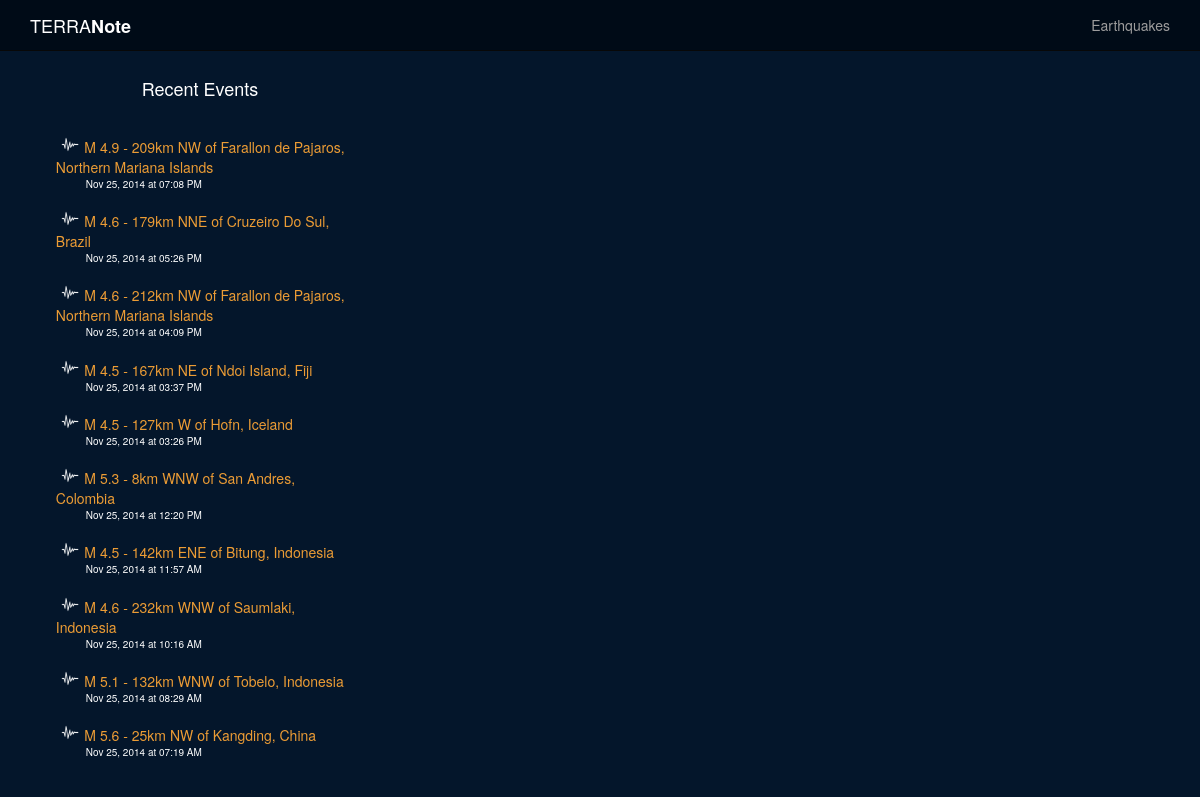
Before: / with the older database file.
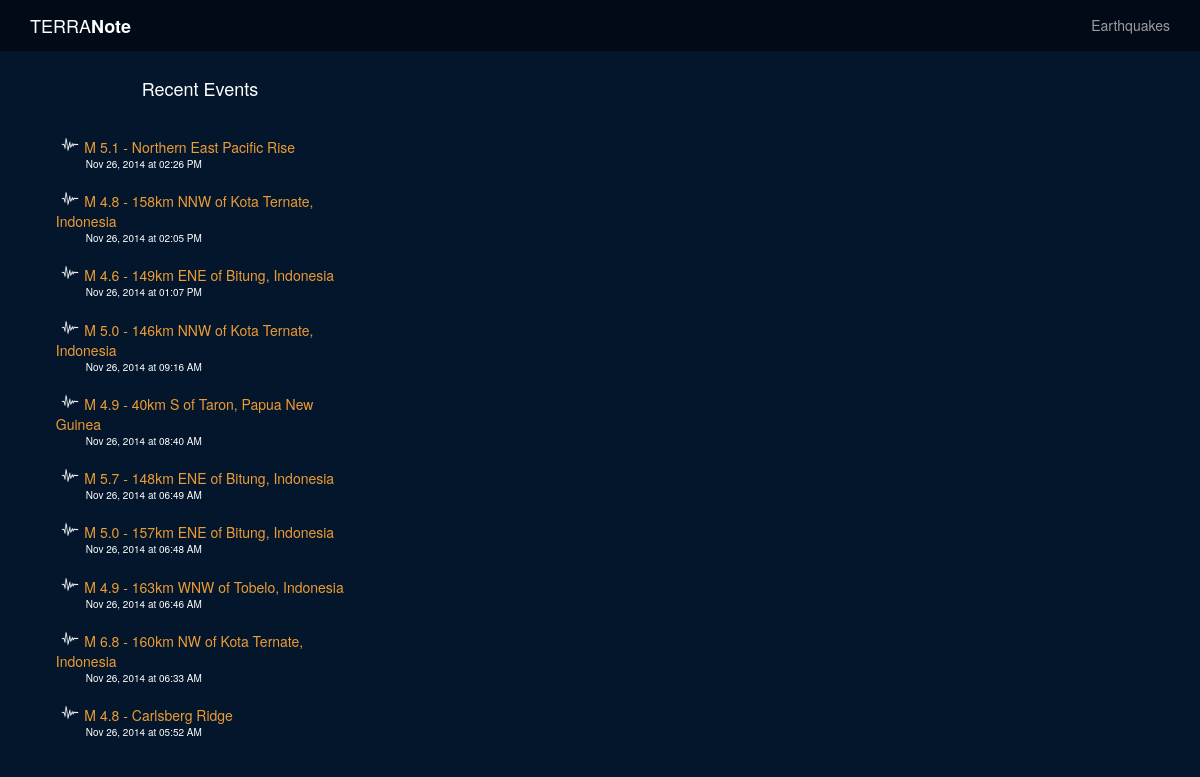
After: the same page with the newer database file.
### model.py (models this page shows)
class Quake(Base):
    __tablename__ = "quakes"
    quake_id = Column(String(50), primary_key = True)
    quake_title = Column(String, nullable = False)
    quake_type = Column(String(25), nullable = False)
    magnitude = Column(Float, nullable = False)
    place = Column(String, nullable = False)
    latitude = Column(Float, nullable = False)
    longitude = Column(Float, nullable = False)
    depth = Column(Float, nullable = False)
    quake_datetime = Column(DateTime, nullable = False)
    url = Column(String, nullable = False)
    seismictype = Column(String, nullable = False)
    status = Column(String, nullable = False)
    felt = Column(Integer, nullable = True)
    tsunami = Column(Integer, nullable = True)
    recordtime = Column(DateTime, nullable = False)

### note.py (the view)
@app.route("/")
def home_map():
	topten = db_session.query(Quake).order_by(Quake.quake_datetime.desc()).limit(10)
	cols = Quake.__table__.columns
	json_compiled = {}
	for quake in topten:
		json_compiled[quake.quake_id] = {}
		json_compiled[quake.quake_id]['lat'] = quake.latitude
		json_compiled[quake.quake_id]['lng'] = quake.longitude
		json_compiled[quake.quake_id]['title'] = quake.quake_title
	print json_compiled
	recent_quakes = db_session.query(Quake).order_by(Quake.quake_datetime.desc()).limit(10)
	return render_template("home.html", recent_quakes=recent_quakes, top_ten=json_compiled)

### templates/home.html (shortened to what this page needs)
{% extends 'base.html' %}
{% block body %}
<div class="col-sm-4" class="event-list">
	<div class="col-sm-1"></div>
		<div class="col-sm-10" class="event-list" id="userpoint">
			<div class="row">
				<div id="recent-events">Recent Events</div>
			</div>
			<div class="row">
				{% for quake in recent_quakes %}
					<div class="quake-list">
						<img class="small-icon" src="/static/images/quake-icon.png"/>
						<div class="recent-title"><a href="/quakes/{{ quake.quake_id }}">{{ quake.quake_title }}</a></div>
						<div class="recent-datetime">{{ quake.quake_datetime.strftime('%b %d, %Y at %I:%M %p') }}</div>
					</div>
				{% endfor %}
			</div>
		</div>
	<div class="col-sm-1"></div>
</div>
<div class="col-sm-8" class="event-map" id="ten-map">
</div>
{% endblock %}

Changed rows visible on the page:
no longer on this page (row edited): Quake: quake_title "M 4.9 - 209km NW of Farallon de Pajaros, Northern Mariana Islands", quake_datetime "Nov 25, 2014 at 07:08 PM"
no longer on this page (row edited): Quake: quake_title "M 4.6 - 179km NNE of Cruzeiro Do Sul, Brazil", quake_datetime "Nov 25, 2014 at 05:26 PM"
no longer on this page (row edited): Quake: quake_title "M 4.6 - 212km NW of Farallon de Pajaros, Northern Mariana Islands", quake_datetime "Nov 25, 2014 at 04:09 PM"
no longer on this page (row unchanged): Quake: quake_title "M 4.5 - 167km NE of Ndoi Island, Fiji", quake_datetime "Nov 25, 2014 at 03:37 PM"
no longer on this page (row unchanged): Quake: quake_title "M 4.5 - 127km W of Hofn, Iceland", quake_datetime "Nov 25, 2014 at 03:26 PM"
no longer on this page (row unchanged): Quake: quake_title "M 5.3 - 8km WNW of San Andres, Colombia", quake_datetime "Nov 25, 2014 at 12:20 PM"
no longer on this page (row unchanged): Quake: quake_title "M 4.5 - 142km ENE of Bitung, Indonesia", quake_datetime "Nov 25, 2014 at 11:57 AM"
no longer on this page (row unchanged): Quake: quake_title "M 4.6 - 232km WNW of Saumlaki, Indonesia", quake_datetime "Nov 25, 2014 at 10:16 AM"
no longer on this page (row unchanged): Quake: quake_title "M 5.1 - 132km WNW of Tobelo, Indonesia", quake_datetime "Nov 25, 2014 at 08:29 AM"
no longer on this page (row unchanged): Quake: quake_title "M 5.6 - 25km NW of Kangding, China", quake_datetime "Nov 25, 2014 at 07:19 AM"
added Quake: quake_title "M 5.1 - Northern East Pacific Rise", quake_datetime "Nov 26, 2014 at 02:26 PM"
added Quake: quake_title "M 4.8 - 158km NNW of Kota Ternate, Indonesia", quake_datetime "Nov 26, 2014 at 02:05 PM"
added Quake: quake_title "M 4.6 - 149km ENE of Bitung, Indonesia", quake_datetime "Nov 26, 2014 at 01:07 PM"
added Quake: quake_title "M 5.0 - 146km NNW of Kota Ternate, Indonesia", quake_datetime "Nov 26, 2014 at 09:16 AM"
added Quake: quake_title "M 4.9 - 40km S of Taron, Papua New Guinea", quake_datetime "Nov 26, 2014 at 08:40 AM"
added Quake: quake_title "M 5.7 - 148km ENE of Bitung, Indonesia", quake_datetime "Nov 26, 2014 at 06:49 AM"
added Quake: quake_title "M 5.0 - 157km ENE of Bitung, Indonesia", quake_datetime "Nov 26, 2014 at 06:48 AM"
added Quake: quake_title "M 4.9 - 163km WNW of Tobelo, Indonesia", quake_datetime "Nov 26, 2014 at 06:46 AM"
added Quake: quake_title "M 6.8 - 160km NW of Kota Ternate, Indonesia", quake_datetime "Nov 26, 2014 at 06:33 AM"
added Quake: quake_title "M 4.8 - Carlsberg Ridge", quake_datetime "Nov 26, 2014 at 05:52 AM"
